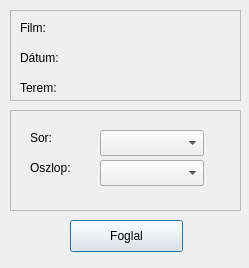
<?xml version="1.0" encoding="UTF-8"?>
<ui version="4.0">
 <class>EventRentDialog</class>
 <widget class="QDialog" name="EventRentDialog">
  <property name="geometry">
   <rect>
    <x>0</x>
    <y>0</y>
    <width>249</width>
    <height>268</height>
   </rect>
  </property>
  <property name="baseSize">
   <size>
    <width>249</width>
    <height>287</height>
   </size>
  </property>
  <property name="windowTitle">
   <string>Dialog</string>
  </property>
  <widget class="QLabel" name="label">
   <property name="geometry">
    <rect>
     <x>20</x>
     <y>20</y>
     <width>59</width>
     <height>16</height>
    </rect>
   </property>
   <property name="text">
    <string>Film:</string>
   </property>
  </widget>
  <widget class="QLabel" name="eventLabel">
   <property name="geometry">
    <rect>
     <x>58</x>
     <y>20</y>
     <width>171</width>
     <height>20</height>
    </rect>
   </property>
   <property name="text">
    <string/>
   </property>
  </widget>
  <widget class="QLabel" name="label_4">
   <property name="geometry">
    <rect>
     <x>20</x>
     <y>50</y>
     <width>59</width>
     <height>16</height>
    </rect>
   </property>
   <property name="text">
    <string>Dátum:</string>
   </property>
  </widget>
  <widget class="QLabel" name="datumLabel">
   <property name="geometry">
    <rect>
     <x>70</x>
     <y>50</y>
     <width>161</width>
     <height>20</height>
    </rect>
   </property>
   <property name="text">
    <string/>
   </property>
  </widget>
  <widget class="QPushButton" name="rentButton">
   <property name="geometry">
    <rect>
     <x>70</x>
     <y>220</y>
     <width>113</width>
     <height>32</height>
    </rect>
   </property>
   <property name="text">
    <string>Foglal</string>
   </property>
  </widget>
  <widget class="QFrame" name="frame">
   <property name="geometry">
    <rect>
     <x>10</x>
     <y>10</y>
     <width>231</width>
     <height>91</height>
    </rect>
   </property>
   <property name="frameShape">
    <enum>QFrame::StyledPanel</enum>
   </property>
   <property name="frameShadow">
    <enum>QFrame::Raised</enum>
   </property>
   <widget class="QLabel" name="label_2">
    <property name="geometry">
     <rect>
      <x>10</x>
      <y>70</y>
      <width>59</width>
      <height>16</height>
     </rect>
    </property>
    <property name="text">
     <string>Terem:</string>
    </property>
   </widget>
   <widget class="QLabel" name="teremLabel">
    <property name="geometry">
     <rect>
      <x>58</x>
      <y>70</y>
      <width>161</width>
      <height>20</height>
     </rect>
    </property>
    <property name="text">
     <string/>
    </property>
   </widget>
  </widget>
  <widget class="QFrame" name="frame_2">
   <property name="geometry">
    <rect>
     <x>10</x>
     <y>110</y>
     <width>231</width>
     <height>101</height>
    </rect>
   </property>
   <property name="frameShape">
    <enum>QFrame::StyledPanel</enum>
   </property>
   <property name="frameShadow">
    <enum>QFrame::Raised</enum>
   </property>
   <widget class="QLabel" name="label_6">
    <property name="geometry">
     <rect>
      <x>20</x>
      <y>20</y>
      <width>59</width>
      <height>16</height>
     </rect>
    </property>
    <property name="text">
     <string>Sor:</string>
    </property>
   </widget>
   <widget class="QLabel" name="label_7">
    <property name="geometry">
     <rect>
      <x>20</x>
      <y>50</y>
      <width>59</width>
      <height>16</height>
     </rect>
    </property>
    <property name="text">
     <string>Oszlop:</string>
    </property>
   </widget>
   <widget class="QComboBox" name="sorComboBox">
    <property name="geometry">
     <rect>
      <x>90</x>
      <y>20</y>
      <width>104</width>
      <height>26</height>
     </rect>
    </property>
   </widget>
   <widget class="QComboBox" name="oszlopComboBox">
    <property name="geometry">
     <rect>
      <x>90</x>
      <y>50</y>
      <width>104</width>
      <height>26</height>
     </rect>
    </property>
   </widget>
  </widget>
  <zorder>frame_2</zorder>
  <zorder>frame</zorder>
  <zorder>label</zorder>
  <zorder>eventLabel</zorder>
  <zorder>label_4</zorder>
  <zorder>datumLabel</zorder>
  <zorder>rentButton</zorder>
 </widget>
 <resources/>
 <connections/>
</ui>
